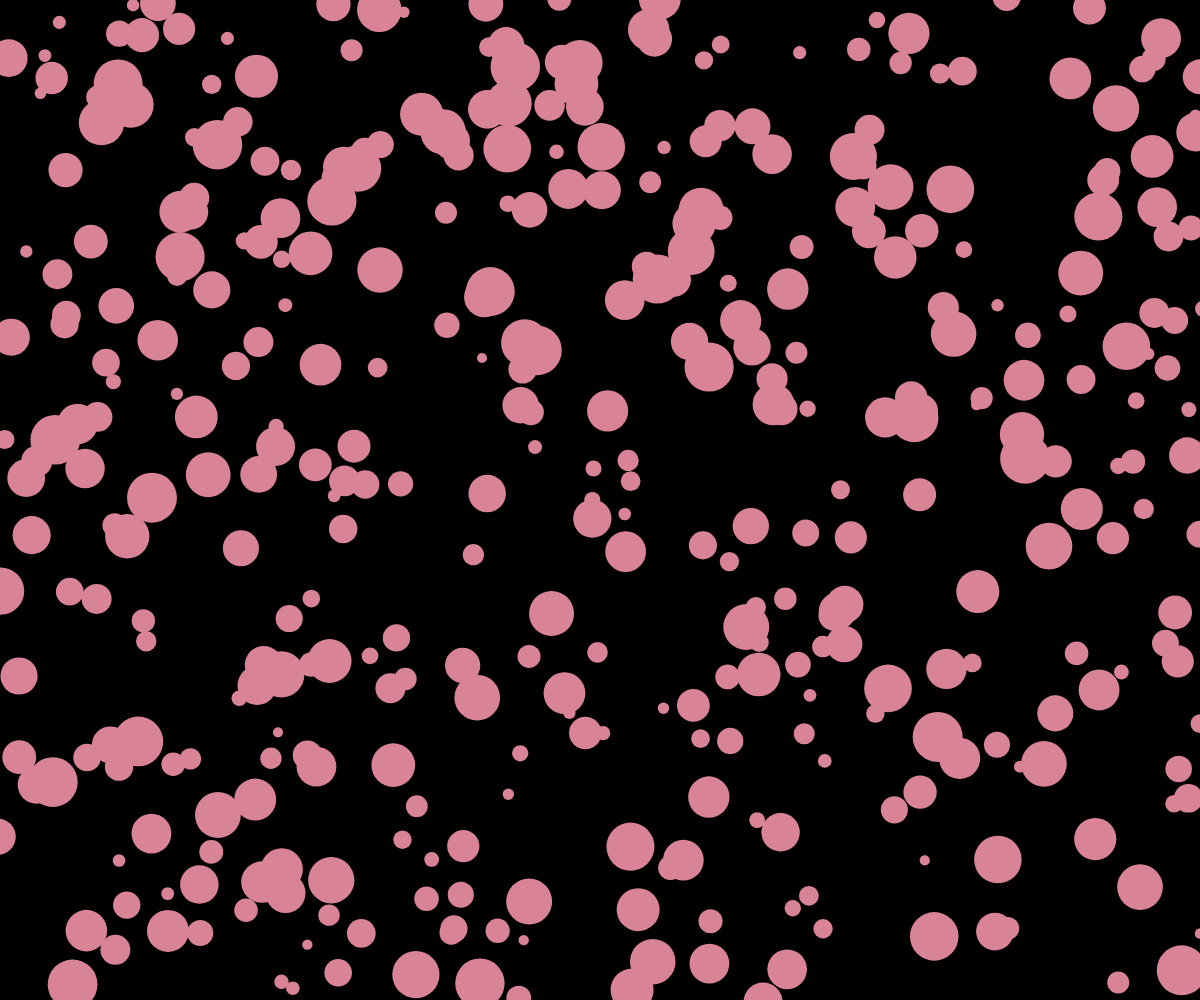
Frame 1 (no input)
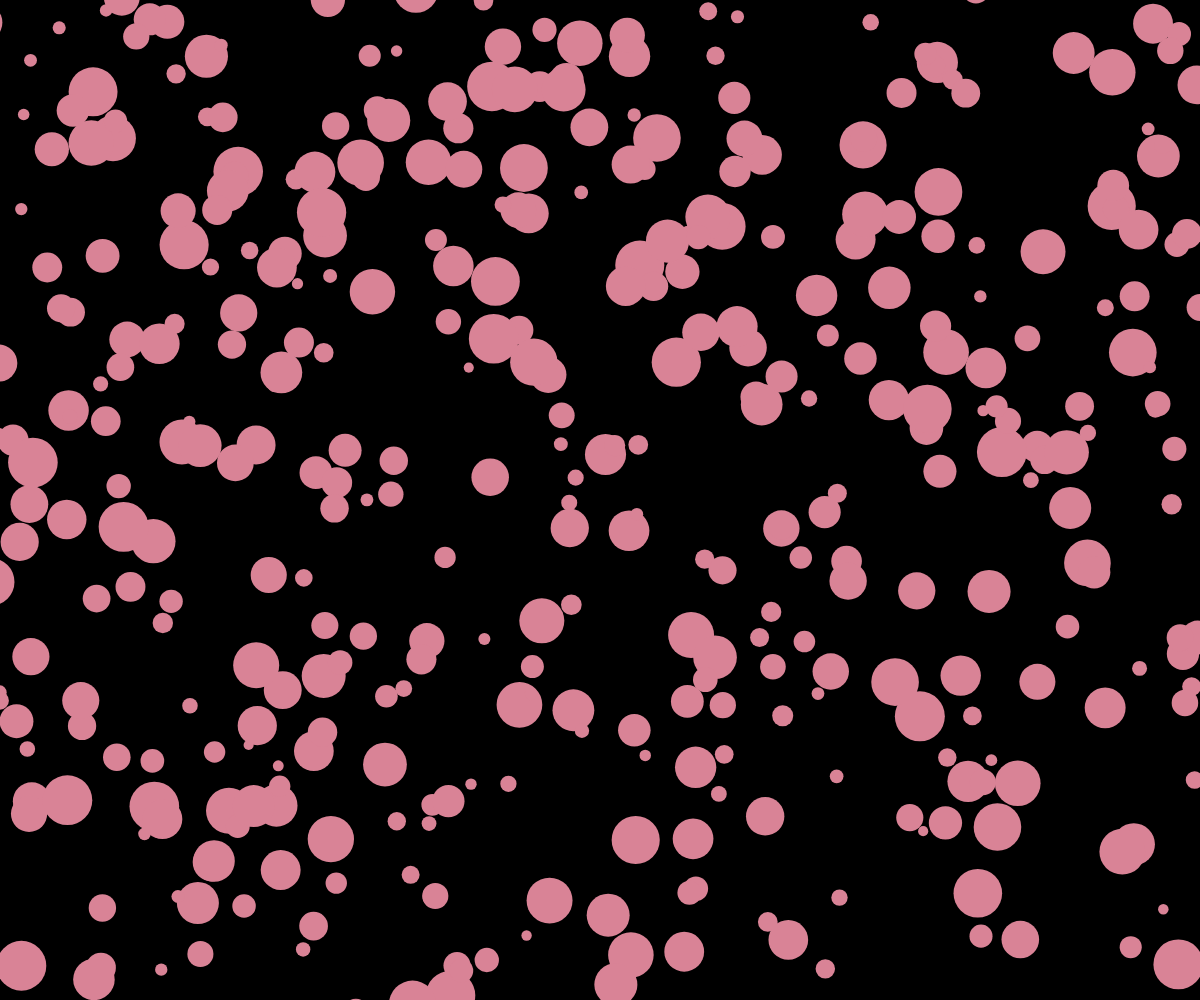
Frame 60 (no input)
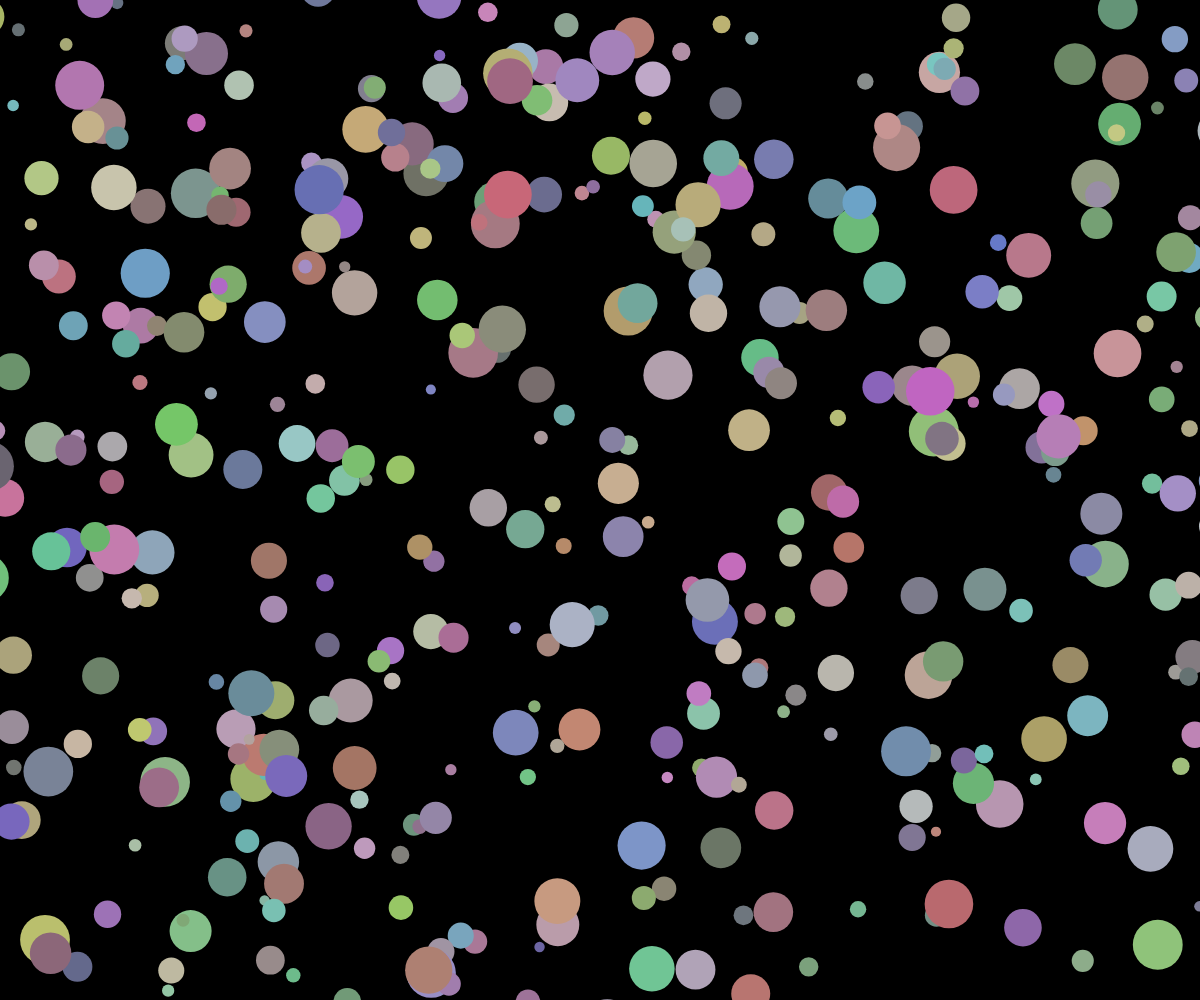
Frame 120 (the mouse pressed at the canvas centre since frame 60)

The p5.js sketch that drew these frames (run headless with seeded random() and noise() and a simulated clock; from frame 60 on, the mouse is pressed at the canvas centre):

// p5.js sketch
// ── sketch.js
let bubbles = [];
let bubbles_number = 400;
let size = 50;

function windowResized() {
  if (windowWidth <= 980) {
    bubbles_number = 100;
    size = 30;
  } else {
    bubbles_number = 400;
    size = 50;
  }
}

function setup() {
  createCanvas(windowWidth, windowHeight);
  for (let i = 0; i < bubbles_number; i++) {
    let x = random(0, width);
    let y = random(0, height);
    let r = random(10, size);
    bubbles[i] = new Bubble(x, y, r);
  }
}

function draw() {
  background(0);
  for (let i = 0; i < bubbles.length; i++) {
    bubbles[i].move();
    bubbles[i].show();
  }
}

function mousePressed() {
  for (let i = 0; i < bubbles.length; i++) {
    bubbles[i].clicked();
  }
}

class Bubble {
  constructor(x, y, r) {
    this.x = x;
    this.y = y;
    this.r = r;
    this.rc = 217;
    this.gc = 131;
    this.bc = 150;
  }
  move() {
    this.x = this.x + random(-5, 5);
    this.y = this.y + random(-5, 5);
  }
  show() {
    noStroke();
    fill(this.rc, this.gc, this.bc);
    ellipse(this.x, this.y, this.r);
  }
  clicked() {
    this.rc = random(100, 200);
    this.gc = random(100, 200);
    this.bc = random(100, 200);
  }
}
